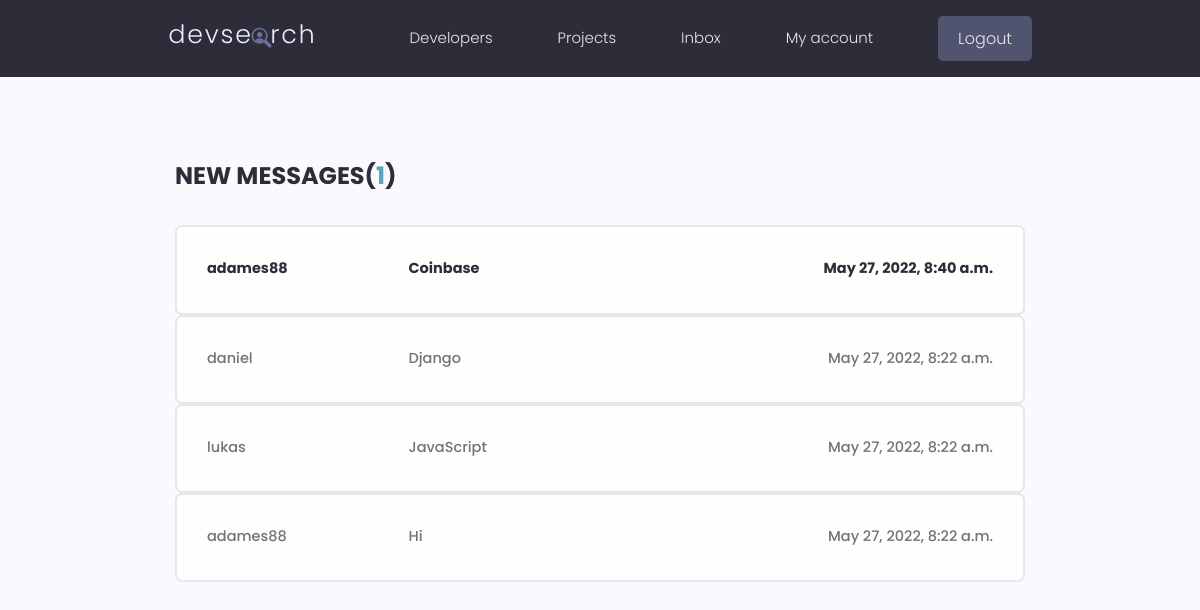
The page /inbox/ (signed in) on the database its author committed.
### users/models.py (models this page shows, shortened)
class Message(models.Model):
    id = models.UUIDField(default=uuid.uuid4, unique=True,
    primary_key=True, editable=False)
    sender = models.ForeignKey(Profile, on_delete=models.SET_NULL, null=True, blank=True)
    recipient = models.ForeignKey(Profile, on_delete=models.CASCADE, null=True, blank=True, related_name="messages")
    name = models.CharField(max_length=50, blank=True, null=True)
    email = models.EmailField(max_length=100, blank=True, null=True)
    subject = models.CharField(max_length=100, blank=True, null=True)
    body = models.TextField()
    is_read = models.BooleanField(default=False, null=True)
    created = models.DateTimeField(auto_now_add=True)
    class Meta:
        ordering = ['is_read', '-created']

### users/views.py (the view)
# urls.py: path("inbox/", views.inbox,name="inbox" ),
@login_required(login_url="login")
def inbox(request):
    profile = request.user.profile
    messages_requests = profile.messages.all()
    unread_count = messages_requests.filter(is_read = False).count()
    context = {"messages_requests":messages_requests, "unread_count":unread_count}
    return render(request, "users/inbox.html", context)

### users/templates/users/inbox.html
{% extends 'main.html' %}
{% block content %}
<main class="inbox my-xl">
  <div class="content-box">
    <h3 class="inbox__title">New Messages(<span>{{ unread_count }}</span>)</h3>
    {% for message in messages_requests %}
    <ul class="messages">
      {% if message.is_read == False %}
      <li class="message message--unread">
        <a href="{% url 'message' message.id %}">
          <span class="message__author">{{ message.name }}</span>
          <span class="message__subject">{{ message.subject }}</span>
          <span class="message__date">{{ message.created }}</span>
        </a>
      </li>
      {% else %}
      <li class="message">
        <a href="{% url 'message' message.id %}">
          <span class="message__author">{{ message.name }}</span>
          <span class="message__subject">{{ message.subject }}</span>
          <span class="message__date">{{ message.created }}</span>
        </a>
      </li>
      {% endif %}
    </ul>
    {% endfor %}
  </div>
</main>
{% endblock %}

### static/styles/app.css (style rules this page uses)
:root { --color-sub: #2d2d39; }
.content-box { width: 95%; max-width: 85rem; margin: 0 auto; }
.inbox { height: 90vh; }
.inbox__title, .inbox__title span { font-size: 2.4rem; font-weight: 700; color: var(--color-sub); text-transform: uppercase; text-align: left; margin-bottom: 3rem; }
.inbox__title span { color: var(--color-main); }
.messages { list-style: none; background: var(--color-white); padding: 0.5rem 3rem; border: 2px solid var(--color-light); border-radius: 0.7rem; }
.message { padding: 2.5rem 0; }
.message > a span { font-size: 1.45rem; font-weight: 500; }
.message.message--unread a span { font-weight: 700; color: var(--color-sub); }
.message > a { display: flex; gap: 1rem; }
.message__author, .message__date { flex-basis: 25%; }
.message__subject { flex-basis: 50%; }
.message__date { text-align: right; }

### static/uikit/styles/modules/_variables.css (style rules this page uses)
:root { --color-main: #5aa5b9; --color-main-light: #e6faff; --color-sub: #3f4156; --color-sub-light: #51546e; --color-sub-lighter: #ededfd; --color-text: #737373; --color-gray: #8b8b8b; --color-light: #e5e7eb; --color-light-gray: #767676; --color-bg: #f8fafd; --color-white: #fffefd; --color-white-light: #f3f3f3; --color-success: #359e64; --color-success-bg: #def8e8; --color-error: #fc4b0b; --color-error-bg: #fff2ee; --font-base: 'Poppins', arial, helvetica, 'Segoe UI', roboto, ubuntu, sans-serif; --font-monospace: 'Fira Code', 'Courier New', courier, monospace; --font-regular: 300; --font-medium: 500; --font-bold: 700; --generic-shadow: 1px 1px 5px #00000010; --generic-transition: all 0.3s ease-in-out; }

### static/uikit/styles/modules/_base.css (style rules this page uses)
* { margin: 0; padding: 0; box-sizing: border-box; text-rendering: optimizeLegibility; color: inherit; font-size: inherit; }
html { font-size: 50%; }
@media only screen and (min-width: 480px) { html { font-size: 56.25%; } }
@media only screen and (min-width: 1200px) { html { font-size: 62.5%; } }
body { line-height: 1.6; font-weight: 400; font-size: 1.5rem; color: var(--color-text); background-color: var(--color-bg); min-height: 100vh; }

### static/uikit/styles/modules/_typography.css (style rules this page uses)
* { font-family: var(--font-base); }
h3 { font-size: 3.2rem; font-weight: var(--font-medium); }
p, span, strong { font-size: 1.6rem; color: var(--color-text); font-weight: var(--font-regular); }
a { padding-bottom: 2px; text-decoration: none; display: inline-block; color: var(--color-main); font-weight: var(--font-medium); }

### static/uikit/styles/modules/_utilities.css (style rules this page uses)
.my-xl { margin: 8rem auto; }

### rows shown on the page
Message: name "adames88", subject "Coinbase", created "May 27, 2022, 8:40 a.m."
Message: name "daniel", subject "Django", created "May 27, 2022, 8:22 a.m."
Message: name "lukas", subject "JavaScript", created "May 27, 2022, 8:22 a.m."
Message: name "adames88", subject "Hi", created "May 27, 2022, 8:22 a.m."

### other values the page prints
{{ unread_count }} "1"
